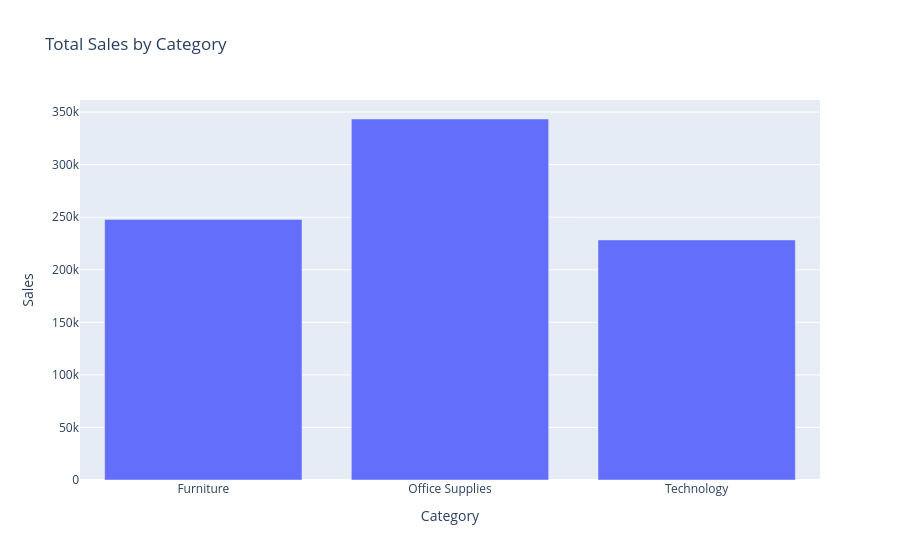

Notebook code cell kept with this figure:
### Markdown cell above
## Interactive Bar Chart

### Total Sales by Category using Plotly

### Code cell
category_sales = (
    df.groupby("Category")["Sales"]
    .sum()
    .reset_index()
)

fig = px.bar(
    category_sales,
    x="Category",
    y="Sales",
    title="Total Sales by Category"
)

fig.show()

fig.write_html("../dashboards/category_sales_plotly.html")

### Figure 1 — Plotly figure (JSON) as saved in the notebook; plotly's stock layout.template omitted (floating-point values rounded to 4 significant figures)
{"data": [{"alignmentgroup": "True", "hovertemplate": "Category=%{x}<br>Sales=%{y}<extra></extra>", "legendgroup": "", "marker": {"color": "#636efa", "pattern": {"shape": ""}}, "name": "", "offsetgroup": "", "orientation": "v", "showlegend": false, "textposition": "auto", "type": "bar", "x": ["Furniture", "Office Supplies", "Technology"], "xaxis": "x", "y": [247900.0, 343400.0, 228400.0], "yaxis": "y"}], "layout": {"autosize": true, "barmode": "relative", "legend": {"tracegroupgap": 0}, "title": {"text": "Total Sales by Category"}, "xaxis": {"anchor": "y", "autorange": true, "domain": [0, 1], "range": [-0.5, 2.5], "title": {"text": "Category"}, "type": "category"}, "yaxis": {"anchor": "x", "autorange": true, "domain": [0, 1], "range": [0, 361500.0], "title": {"text": "Sales"}, "type": "linear"}}}
